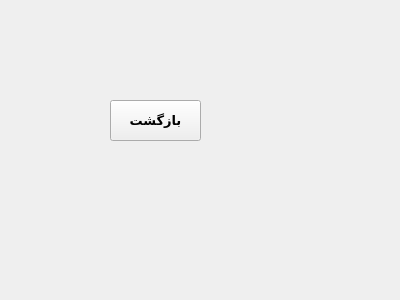
<?xml version="1.0" encoding="UTF-8"?>
<ui version="4.0">
 <class>Add</class>
 <widget class="QWidget" name="Add">
  <property name="geometry">
   <rect>
    <x>0</x>
    <y>0</y>
    <width>400</width>
    <height>300</height>
   </rect>
  </property>
  <property name="windowTitle">
   <string>Form</string>
  </property>
  <widget class="QPushButton" name="pushButton">
   <property name="geometry">
    <rect>
     <x>110</x>
     <y>100</y>
     <width>91</width>
     <height>41</height>
    </rect>
   </property>
   <property name="font">
    <font>
     <family>NPWLYaghout Bold</family>
     <pointsize>10</pointsize>
     <weight>75</weight>
     <bold>true</bold>
    </font>
   </property>
   <property name="text">
    <string>بازگشت</string>
   </property>
  </widget>
 </widget>
 <resources/>
 <connections/>
</ui>
